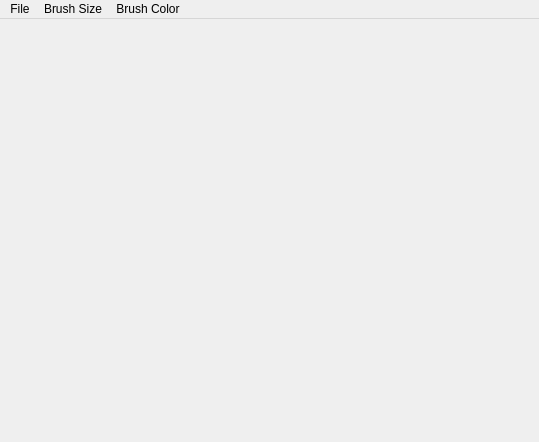
<?xml version="1.0" encoding="UTF-8"?>
<ui version="4.0">
 <class>MainWindow</class>
 <widget class="QMainWindow" name="MainWindow">
  <property name="geometry">
   <rect>
    <x>0</x>
    <y>0</y>
    <width>539</width>
    <height>442</height>
   </rect>
  </property>
  <property name="windowTitle">
   <string>MainWindow</string>
  </property>
  <widget class="QWidget" name="centralWidget"/>
  <widget class="QMenuBar" name="menuBar">
   <property name="geometry">
    <rect>
     <x>0</x>
     <y>0</y>
     <width>539</width>
     <height>21</height>
    </rect>
   </property>
   <widget class="QMenu" name="menuFile">
    <property name="title">
     <string>File</string>
    </property>
    <addaction name="actionSave"/>
    <addaction name="actionClear"/>
   </widget>
   <widget class="QMenu" name="menuBrush_Size">
    <property name="title">
     <string>Brush Size</string>
    </property>
    <addaction name="action2px"/>
    <addaction name="action5px"/>
    <addaction name="action10px"/>
   </widget>
   <widget class="QMenu" name="menuBrush_Color">
    <property name="title">
     <string>Brush Color</string>
    </property>
    <addaction name="actionBlack"/>
    <addaction name="actionWhite"/>
    <addaction name="actionRed"/>
    <addaction name="actionGreen"/>
    <addaction name="actionBlue"/>
   </widget>
   <addaction name="menuFile"/>
   <addaction name="menuBrush_Size"/>
   <addaction name="menuBrush_Color"/>
  </widget>
  <action name="actionSave">
   <property name="text">
    <string>Save</string>
   </property>
  </action>
  <action name="actionClear">
   <property name="text">
    <string>Clear</string>
   </property>
  </action>
  <action name="action2px">
   <property name="text">
    <string>2px</string>
   </property>
  </action>
  <action name="action5px">
   <property name="text">
    <string>5px</string>
   </property>
  </action>
  <action name="action10px">
   <property name="text">
    <string>10px</string>
   </property>
  </action>
  <action name="actionBlack">
   <property name="text">
    <string>Black</string>
   </property>
  </action>
  <action name="actionWhite">
   <property name="text">
    <string>White</string>
   </property>
  </action>
  <action name="actionRed">
   <property name="text">
    <string>Red</string>
   </property>
  </action>
  <action name="actionGreen">
   <property name="text">
    <string>Green</string>
   </property>
  </action>
  <action name="actionBlue">
   <property name="text">
    <string>Blue</string>
   </property>
  </action>
 </widget>
 <layoutdefault spacing="6" margin="11"/>
 <resources/>
 <connections/>
</ui>
